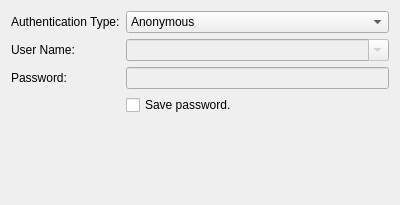
<?xml version="1.0" encoding="UTF-8"?>
<ui version="4.0">
 <class>AMQConnectionWizardAuthenticationPageClass</class>
 <widget class="QWidget" name="AMQConnectionWizardAuthenticationPageClass">
  <property name="geometry">
   <rect>
    <x>0</x>
    <y>0</y>
    <width>400</width>
    <height>205</height>
   </rect>
  </property>
  <property name="windowTitle">
   <string>AMQConnectionWizardAuthenticationPage</string>
  </property>
  <layout class="QGridLayout" name="gridLayout">
   <item row="0" column="0">
    <widget class="QLabel" name="label">
     <property name="text">
      <string>Authentication Type:</string>
     </property>
    </widget>
   </item>
   <item row="0" column="1">
    <widget class="QComboBox" name="authenticationType">
     <item>
      <property name="text">
       <string>Anonymous</string>
      </property>
     </item>
     <item>
      <property name="text">
       <string>Simple Authentication</string>
      </property>
     </item>
    </widget>
   </item>
   <item row="1" column="0">
    <widget class="QLabel" name="label_2">
     <property name="text">
      <string>User Name:</string>
     </property>
    </widget>
   </item>
   <item row="1" column="1">
    <widget class="QComboBox" name="user">
     <property name="enabled">
      <bool>false</bool>
     </property>
     <property name="editable">
      <bool>true</bool>
     </property>
    </widget>
   </item>
   <item row="2" column="0">
    <widget class="QLabel" name="label_3">
     <property name="text">
      <string>Password:</string>
     </property>
    </widget>
   </item>
   <item row="2" column="1">
    <widget class="QLineEdit" name="password">
     <property name="enabled">
      <bool>false</bool>
     </property>
    </widget>
   </item>
   <item row="3" column="1">
    <widget class="QCheckBox" name="storePassword">
     <property name="text">
      <string>Save password.</string>
     </property>
    </widget>
   </item>
   <item row="4" column="1">
    <spacer name="verticalSpacer">
     <property name="orientation">
      <enum>Qt::Vertical</enum>
     </property>
     <property name="sizeHint" stdset="0">
      <size>
       <width>20</width>
       <height>82</height>
      </size>
     </property>
    </spacer>
   </item>
  </layout>
 </widget>
 <layoutdefault spacing="6" margin="11"/>
 <resources/>
 <connections>
  <connection>
   <sender>authenticationType</sender>
   <signal>currentIndexChanged(int)</signal>
   <receiver>AMQConnectionWizardAuthenticationPageClass</receiver>
   <slot>changedAuthenticationType(int)</slot>
   <hints>
    <hint type="sourcelabel">
     <x>252</x>
     <y>18</y>
    </hint>
    <hint type="destinationlabel">
     <x>199</x>
     <y>102</y>
    </hint>
   </hints>
  </connection>
  <connection>
   <sender>user</sender>
   <signal>editTextChanged(QString)</signal>
   <receiver>AMQConnectionWizardAuthenticationPageClass</receiver>
   <slot>changedUser(QString)</slot>
   <hints>
    <hint type="sourcelabel">
     <x>273</x>
     <y>48</y>
    </hint>
    <hint type="destinationlabel">
     <x>275</x>
     <y>126</y>
    </hint>
   </hints>
  </connection>
  <connection>
   <sender>user</sender>
   <signal>currentIndexChanged(QString)</signal>
   <receiver>AMQConnectionWizardAuthenticationPageClass</receiver>
   <slot>changedUser(QString)</slot>
   <hints>
    <hint type="sourcelabel">
     <x>293</x>
     <y>44</y>
    </hint>
    <hint type="destinationlabel">
     <x>295</x>
     <y>110</y>
    </hint>
   </hints>
  </connection>
  <connection>
   <sender>password</sender>
   <signal>textChanged(QString)</signal>
   <receiver>AMQConnectionWizardAuthenticationPageClass</receiver>
   <slot>changedPassword(QString)</slot>
   <hints>
    <hint type="sourcelabel">
     <x>313</x>
     <y>72</y>
    </hint>
    <hint type="destinationlabel">
     <x>316</x>
     <y>147</y>
    </hint>
   </hints>
  </connection>
  <connection>
   <sender>storePassword</sender>
   <signal>toggled(bool)</signal>
   <receiver>password</receiver>
   <slot>setEnabled(bool)</slot>
   <hints>
    <hint type="sourcelabel">
     <x>146</x>
     <y>92</y>
    </hint>
    <hint type="destinationlabel">
     <x>149</x>
     <y>74</y>
    </hint>
   </hints>
  </connection>
  <connection>
   <sender>storePassword</sender>
   <signal>toggled(bool)</signal>
   <receiver>password</receiver>
   <slot>clear()</slot>
   <hints>
    <hint type="sourcelabel">
     <x>212</x>
     <y>93</y>
    </hint>
    <hint type="destinationlabel">
     <x>206</x>
     <y>69</y>
    </hint>
   </hints>
  </connection>
 </connections>
 <slots>
  <slot>changedAuthenticationType(int)</slot>
  <slot>changedUser(QString)</slot>
  <slot>changedPassword(QString)</slot>
 </slots>
</ui>
